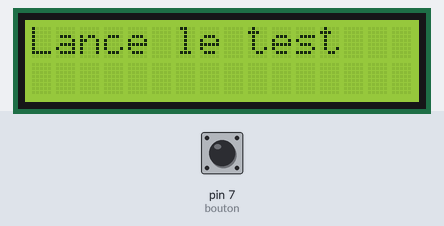
A sketch run on a simulated Arduino Uno, built with avr-gcc and run on an emulated ATmega328P. On the bench: 16×2 character LCD. The inputs (shaded band) are chosen by the test bench; at power-on: pin 7 (bouton) HIGH.

Above: at 1.2 s.
1.3 s: pin 7 (bouton) pulled LOW for 0.15 s
At 2.3 s:
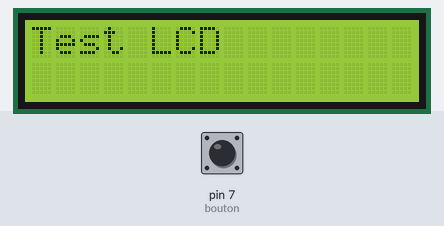
At 3.9 s:
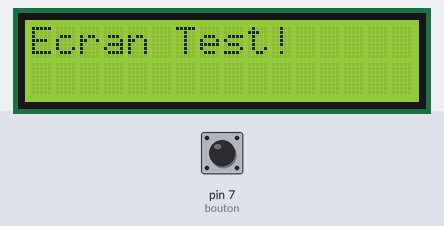
Timing chart, 0 to 5.4 s (numbered marks = the images above; inputs shaded):
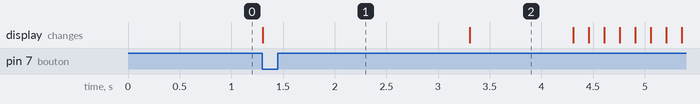

Measured:
- after the input at 1.3 s, the display: changes at once (image 1)

The sketch:

test_ldc.ino
```cpp
// Banc_de_Test_I2C
// CIEL2
// DURIATTI_ANTONY
// 30/09/2026

#include <LiquidCrystal.h>

const int rs = 12, en = 11, d4 = 5, d5 = 4, d6 = 3, d7 = 2;
LiquidCrystal lcd(rs, en, d4, d5, d6, d7);

const int bouton = 7;

byte carre[8] = {
  B11111,B11111,B11111, B11111, B11111, B11111, B11111, B11111
};

void setup() {
  pinMode(bouton, INPUT_PULLUP);
  lcd.begin(16, 2);
  lcd.createChar(0, carre);
  lcd.clear();
  lcd.print("Lance le test");
}

void loop() {

  if (digitalRead(bouton) == LOW) {
    lcd.clear();
    lcd.print("Test LCD");
    delay(2000);

 lcd.clear();
    lcd.print("Ecran Test!");
    delay(1000);

    // scroll 13 positions (string length) to the left
    // to move it offscreen left:
    for (int positionCounter = 0; positionCounter < 13; positionCounter++) {
      // scroll one position left:
      lcd.scrollDisplayLeft();
      delay(150);
    }

    // scroll 29 positions (string length + display length) to the right
    // to move it offscreen right:
    for (int positionCounter = 0; positionCounter < 29; positionCounter++) {
      // scroll one position right:
      lcd.scrollDisplayRight();
      delay(150);
    }

    // scroll 16 positions (display length + string length) to the left
    // to move it back to center:
    for (int positionCounter = 0; positionCounter < 16; positionCounter++) {
      // scroll one position left:
      lcd.scrollDisplayLeft();
      delay(150);
    }
    delay(1000);

    lcd.clear();
    for (int ligne = 0; ligne < 2; ligne++) {
      for (int colonne = 0; colonne < 16; colonne++) {
        lcd.setCursor(colonne, ligne);
        lcd.write(byte(0));
        delay(200);
      }
    }
    delay(2000);

    lcd.clear();
    lcd.print("Lance le test");
  }
}
```
